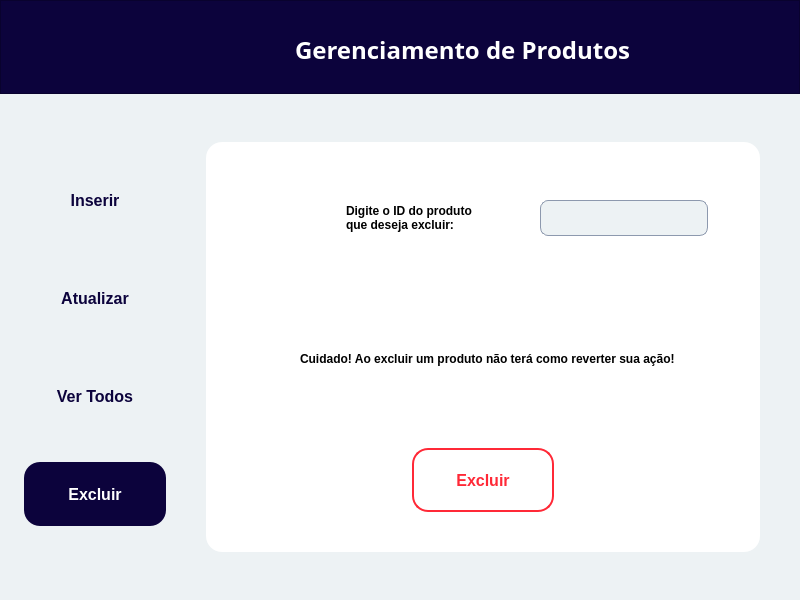
<?xml version="1.0" encoding="UTF-8"?>
<ui version="4.0">
 <class>excluirProduto</class>
 <widget class="QMainWindow" name="excluirProduto">
  <property name="geometry">
   <rect>
    <x>0</x>
    <y>0</y>
    <width>800</width>
    <height>600</height>
   </rect>
  </property>
  <property name="windowTitle">
   <string>Gerenciamento de Produtos</string>
  </property>
  <property name="windowIcon">
   <iconset>
    <selectedon>minilogo.png</selectedon>
   </iconset>
  </property>
  <property name="styleSheet">
   <string notr="true">background: #EDF2F4;</string>
  </property>
  <widget class="QWidget" name="centralwidget">
   <widget class="QLineEdit" name="txtId">
    <property name="geometry">
     <rect>
      <x>540</x>
      <y>200</y>
      <width>168</width>
      <height>36</height>
     </rect>
    </property>
    <property name="font">
     <font>
      <family>Poppins Medium</family>
     </font>
    </property>
    <property name="styleSheet">
     <string notr="true">box-sizing: border-box;

position: absolute;
width: 352px;
height: 24px;
left: 364px;
top: 205px;

background: #EDF2F4;
border: 1px solid #8D99AE;
border-radius: 8px;</string>
    </property>
   </widget>
   <widget class="QPushButton" name="btnExcluirConfirm">
    <property name="geometry">
     <rect>
      <x>412</x>
      <y>448</y>
      <width>142</width>
      <height>64</height>
     </rect>
    </property>
    <property name="cursor">
     <cursorShape>PointingHandCursor</cursorShape>
    </property>
    <property name="styleSheet">
     <string notr="true">QPushButton{

box-sizing: border-box;

position: absolute;
width: 141px;
height: 64px;
left: 413px;
top: 448px;

background: #FFFFFF;
border: 2px solid #FF2937;
border-radius: 16px;

position: absolute;
left: 2.84%;
right: 2.84%;
top: 31.25%;
bottom: 31.25%;

font-family: 'Poppins';
font-style: normal;
font-weight: 600;
font-size: 16px;
line-height: 24px;
/* identical to box height */

text-align: center;

color: #FF2937;

}

QPushButton:hover{

box-sizing: border-box;

position: absolute;
left: 0%;
right: 0%;
top: 0%;
bottom: 0%;

background: #FF2937;
border: 2px solid #FF2937;
border-radius: 16px;

position: absolute;
left: 0.7%;
right: 0.7%;
top: 31.25%;
bottom: 31.25%;

font-family: 'Poppins';
font-style: normal;
font-weight: 600;
font-size: 16px;
line-height: 24px;
/* identical to box height */

text-align: center;

color: #FFFFFF;

}</string>
    </property>
    <property name="text">
     <string>Excluir</string>
    </property>
   </widget>
   <widget class="QPushButton" name="btnExcluir">
    <property name="enabled">
     <bool>false</bool>
    </property>
    <property name="geometry">
     <rect>
      <x>24</x>
      <y>462</y>
      <width>142</width>
      <height>64</height>
     </rect>
    </property>
    <property name="styleSheet">
     <string notr="true">position: absolute;
left: 0%;
right: 0%;
top: 0%;
bottom: 0%;

background: #0C033C;
border-radius: 16px;

position: absolute;
left: 0.7%;
right: 0.7%;
top: 31.25%;
bottom: 31.25%;

font-family: 'Poppins';
font-style: normal;
font-weight: 600;
font-size: 16px;
line-height: 24px;
/* identical to box height */

text-align: center;

color: #FFFFFF;
</string>
    </property>
    <property name="text">
     <string>Excluir</string>
    </property>
   </widget>
   <widget class="QPushButton" name="btnverTodos">
    <property name="geometry">
     <rect>
      <x>24</x>
      <y>364</y>
      <width>142</width>
      <height>64</height>
     </rect>
    </property>
    <property name="cursor">
     <cursorShape>PointingHandCursor</cursorShape>
    </property>
    <property name="styleSheet">
     <string notr="true">QPushButton{
position: absolute;
width: 141px;
height: 64px;
left: 24px;
top: 266px;

border-radius: 16px;

position: absolute;
left: 2.84%;
right: 2.84%;
top: 31.25%;
bottom: 31.25%;

font-family: 'Poppins';
font-style: normal;
font-weight: 600;
font-size: 16px;
line-height: 24px;
/* identical to box height */

text-align: center;

color: #0C033C;

}

QPushButton:hover{
position: absolute;
left: 0%;
right: 0%;
top: 0%;
bottom: 0%;

background: #0C033C;
border-radius: 16px;

position: absolute;
left: 0.7%;
right: 0.7%;
top: 31.25%;
bottom: 31.25%;

font-family: 'Poppins';
font-style: normal;
font-weight: 600;
font-size: 16px;
line-height: 24px;
/* identical to box height */

text-align: center;

color: #FFFFFF;

}
</string>
    </property>
    <property name="text">
     <string>Ver Todos</string>
    </property>
   </widget>
   <widget class="QPushButton" name="btnAtualizar">
    <property name="geometry">
     <rect>
      <x>24</x>
      <y>266</y>
      <width>142</width>
      <height>64</height>
     </rect>
    </property>
    <property name="cursor">
     <cursorShape>PointingHandCursor</cursorShape>
    </property>
    <property name="styleSheet">
     <string notr="true">QPushButton{
position: absolute;
width: 141px;
height: 64px;
left: 24px;
top: 266px;

border-radius: 16px;

position: absolute;
left: 2.84%;
right: 2.84%;
top: 31.25%;
bottom: 31.25%;

font-family: 'Poppins';
font-style: normal;
font-weight: 600;
font-size: 16px;
line-height: 24px;
/* identical to box height */

text-align: center;

color: #0C033C;

}

QPushButton:hover{
position: absolute;
left: 0%;
right: 0%;
top: 0%;
bottom: 0%;

background: #0C033C;
border-radius: 16px;

position: absolute;
left: 0.7%;
right: 0.7%;
top: 31.25%;
bottom: 31.25%;

font-family: 'Poppins';
font-style: normal;
font-weight: 600;
font-size: 16px;
line-height: 24px;
/* identical to box height */

text-align: center;

color: #FFFFFF;

}
</string>
    </property>
    <property name="text">
     <string>Atualizar</string>
    </property>
   </widget>
   <widget class="QPushButton" name="btnInserir">
    <property name="geometry">
     <rect>
      <x>24</x>
      <y>168</y>
      <width>142</width>
      <height>64</height>
     </rect>
    </property>
    <property name="cursor">
     <cursorShape>PointingHandCursor</cursorShape>
    </property>
    <property name="styleSheet">
     <string notr="true">QPushButton{
position: absolute;
width: 141px;
height: 64px;
left: 24px;
top: 266px;

border-radius: 16px;

position: absolute;
left: 2.84%;
right: 2.84%;
top: 31.25%;
bottom: 31.25%;

font-family: 'Poppins';
font-style: normal;
font-weight: 600;
font-size: 16px;
line-height: 24px;
/* identical to box height */

text-align: center;

color: #0C033C;

}

QPushButton:hover{
position: absolute;
left: 0%;
right: 0%;
top: 0%;
bottom: 0%;

background: #0C033C;
border-radius: 16px;

position: absolute;
left: 0.7%;
right: 0.7%;
top: 31.25%;
bottom: 31.25%;

font-family: 'Poppins';
font-style: normal;
font-weight: 600;
font-size: 16px;
line-height: 24px;
/* identical to box height */

text-align: center;

color: #FFFFFF;

}
</string>
    </property>
    <property name="text">
     <string>Inserir</string>
    </property>
   </widget>
   <widget class="QFrame" name="frame">
    <property name="geometry">
     <rect>
      <x>0</x>
      <y>0</y>
      <width>800</width>
      <height>94</height>
     </rect>
    </property>
    <property name="styleSheet">
     <string notr="true">position: absolute;
width: 800px;
height: 94px;
left: 0px;
top: 0px;

background: #0C033C;
</string>
    </property>
    <property name="frameShape">
     <enum>QFrame::StyledPanel</enum>
    </property>
    <property name="frameShadow">
     <enum>QFrame::Raised</enum>
    </property>
    <widget class="QLabel" name="label_8">
     <property name="geometry">
      <rect>
       <x>295</x>
       <y>32</y>
       <width>344</width>
       <height>36</height>
      </rect>
     </property>
     <property name="font">
      <font>
       <family>Poppins</family>
       <pointsize>-1</pointsize>
       <weight>75</weight>
       <italic>false</italic>
       <bold>true</bold>
      </font>
     </property>
     <property name="styleSheet">
      <string notr="true">position: absolute;
width: 344px;
height: 36px;
left: 295px;
top: 32px;

font-family: 'Poppins';
font-style: normal;
font-weight: 600;
font-size: 24px;
line-height: 36px;
/* identical to box height */

background: #0C033C;
color: #FFFFFF;
</string>
     </property>
     <property name="text">
      <string>Gerenciamento de Produtos</string>
     </property>
    </widget>
    <widget class="QLabel" name="label_9">
     <property name="geometry">
      <rect>
       <x>72</x>
       <y>20</y>
       <width>100</width>
       <height>60</height>
      </rect>
     </property>
     <property name="text">
      <string/>
     </property>
     <property name="pixmap">
      <pixmap>iconelogo.png</pixmap>
     </property>
    </widget>
   </widget>
   <widget class="QLabel" name="label">
    <property name="geometry">
     <rect>
      <x>206</x>
      <y>142</y>
      <width>554</width>
      <height>410</height>
     </rect>
    </property>
    <property name="styleSheet">
     <string notr="true">position: absolute;
width: 554px;
height: 410px;
left: 206px;
top: 142px;

background: #FFFFFF;
box-shadow: 2px 2px 10px rgba(0, 0, 0, 0.25);
border-radius: 16px;
</string>
    </property>
    <property name="text">
     <string/>
    </property>
   </widget>
   <widget class="QLabel" name="label_2">
    <property name="geometry">
     <rect>
      <x>346</x>
      <y>200</y>
      <width>168</width>
      <height>36</height>
     </rect>
    </property>
    <property name="styleSheet">
     <string notr="true">background: #FFFFFF;
font-family: 'Poppins';
font-style: normal;
font-weight: 600;
font-size: 12px;
line-height: 18px;
/* identical to box height */


color: #000000;


</string>
    </property>
    <property name="text">
     <string>Digite o ID do produto
que deseja excluir:</string>
    </property>
   </widget>
   <widget class="QLabel" name="label_4">
    <property name="geometry">
     <rect>
      <x>270</x>
      <y>190</y>
      <width>31</width>
      <height>51</height>
     </rect>
    </property>
    <property name="styleSheet">
     <string notr="true">background: #FFFFFF;</string>
    </property>
    <property name="text">
     <string/>
    </property>
    <property name="pixmap">
     <pixmap>icondelete.png</pixmap>
    </property>
   </widget>
   <widget class="QLabel" name="label_5">
    <property name="geometry">
     <rect>
      <x>265</x>
      <y>340</y>
      <width>31</width>
      <height>31</height>
     </rect>
    </property>
    <property name="styleSheet">
     <string notr="true">background: #FFFFFF;</string>
    </property>
    <property name="text">
     <string/>
    </property>
    <property name="pixmap">
     <pixmap>iconattention.png</pixmap>
    </property>
   </widget>
   <widget class="QLabel" name="label_3">
    <property name="geometry">
     <rect>
      <x>300</x>
      <y>350</y>
      <width>411</width>
      <height>18</height>
     </rect>
    </property>
    <property name="styleSheet">
     <string notr="true">background: #FFFFFF;
font-family: 'Poppins';
font-style: normal;
font-weight: 600;
font-size: 12px;
line-height: 18px;
/* identical to box height */


color: #000000;
</string>
    </property>
    <property name="text">
     <string>Cuidado! Ao excluir um produto não terá como reverter sua ação!   </string>
    </property>
   </widget>
   <widget class="QPushButton" name="back">
    <property name="geometry">
     <rect>
      <x>32</x>
      <y>32</y>
      <width>41</width>
      <height>41</height>
     </rect>
    </property>
    <property name="cursor">
     <cursorShape>PointingHandCursor</cursorShape>
    </property>
    <property name="styleSheet">
     <string notr="true">QPushButton{
image: url(:/logo/1x/arrow.png);

background: #0C033C;
position: absolute;
left: 0%;
right: 0%;
top: 0%;
bottom: 0%;

border-radius: 16px;
}

QPushButton:hover{

image: url(:/logo/1x/arrowhover.png);

background: #0C033C;

position: absolute;
left: 0%;
right: 0%;
top: 0%;
bottom: 0%;
border-radius: 16px;
}
</string>
    </property>
    <property name="text">
     <string/>
    </property>
    <property name="icon">
     <iconset>
      <selectedon>arrow.png</selectedon>
     </iconset>
    </property>
   </widget>
   <zorder>label</zorder>
   <zorder>txtId</zorder>
   <zorder>btnExcluirConfirm</zorder>
   <zorder>btnExcluir</zorder>
   <zorder>btnverTodos</zorder>
   <zorder>btnAtualizar</zorder>
   <zorder>btnInserir</zorder>
   <zorder>frame</zorder>
   <zorder>label_2</zorder>
   <zorder>label_4</zorder>
   <zorder>label_5</zorder>
   <zorder>label_3</zorder>
   <zorder>back</zorder>
  </widget>
 </widget>
 <resources>
  <include location="icones.qrc"/>
 </resources>
 <connections/>
</ui>
